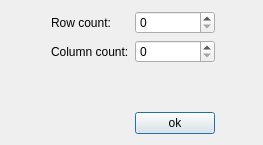
<?xml version="1.0" encoding="UTF-8"?>
<ui version="4.0">
 <class>GenerateEmapDialog</class>
 <widget class="QDialog" name="GenerateEmapDialog">
  <property name="geometry">
   <rect>
    <x>0</x>
    <y>0</y>
    <width>263</width>
    <height>145</height>
   </rect>
  </property>
  <property name="windowTitle">
   <string>GenerateEmapDialog</string>
  </property>
  <layout class="QGridLayout" name="gridLayout">
   <item row="0" column="1">
    <widget class="QLabel" name="label">
     <property name="text">
      <string>Row count:</string>
     </property>
    </widget>
   </item>
   <item row="0" column="2">
    <widget class="QSpinBox" name="rowCountSpinBox"/>
   </item>
   <item row="1" column="0">
    <spacer name="horizontalSpacer_2">
     <property name="orientation">
      <enum>Qt::Horizontal</enum>
     </property>
     <property name="sizeHint" stdset="0">
      <size>
       <width>40</width>
       <height>20</height>
      </size>
     </property>
    </spacer>
   </item>
   <item row="1" column="1">
    <widget class="QLabel" name="label_2">
     <property name="text">
      <string>Column count:</string>
     </property>
    </widget>
   </item>
   <item row="1" column="2">
    <widget class="QSpinBox" name="columnCountSpinBox"/>
   </item>
   <item row="1" column="3">
    <spacer name="horizontalSpacer_3">
     <property name="orientation">
      <enum>Qt::Horizontal</enum>
     </property>
     <property name="sizeHint" stdset="0">
      <size>
       <width>28</width>
       <height>20</height>
      </size>
     </property>
    </spacer>
   </item>
   <item row="2" column="2">
    <spacer name="verticalSpacer">
     <property name="orientation">
      <enum>Qt::Vertical</enum>
     </property>
     <property name="sizeHint" stdset="0">
      <size>
       <width>20</width>
       <height>40</height>
      </size>
     </property>
    </spacer>
   </item>
   <item row="3" column="1">
    <spacer name="horizontalSpacer">
     <property name="orientation">
      <enum>Qt::Horizontal</enum>
     </property>
     <property name="sizeHint" stdset="0">
      <size>
       <width>75</width>
       <height>20</height>
      </size>
     </property>
    </spacer>
   </item>
   <item row="3" column="2">
    <widget class="QPushButton" name="okBtn">
     <property name="text">
      <string>ok</string>
     </property>
    </widget>
   </item>
  </layout>
 </widget>
 <layoutdefault spacing="6" margin="11"/>
 <resources/>
 <connections/>
</ui>
